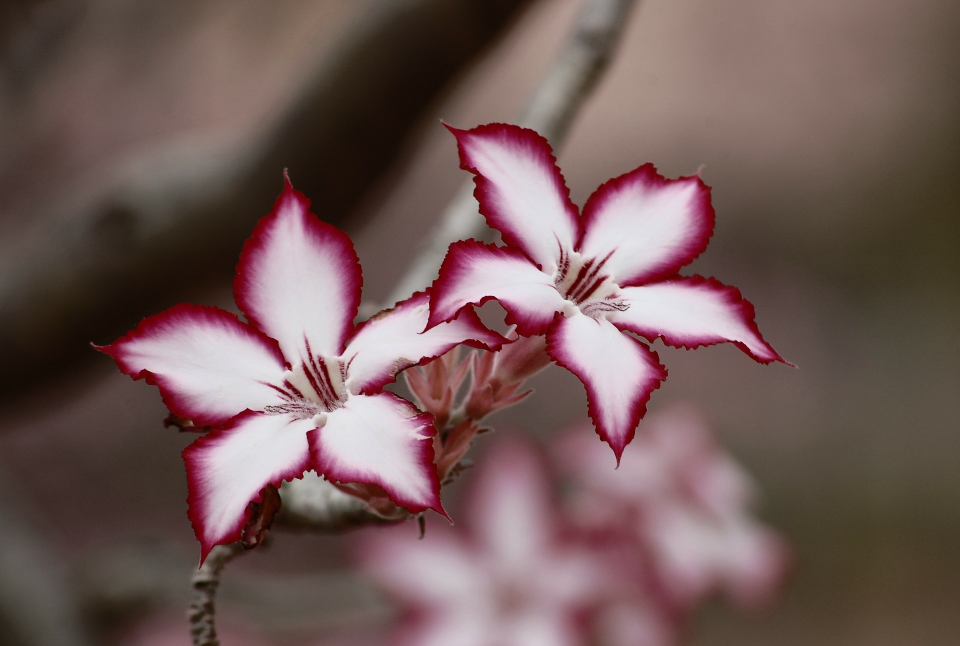
#> input picture Image Processing/Flower Images/flower.jpg, 1920 x 1292 px, given in place of butterfly.jpg, which was not available (shown at 1/2 size)
$ python 22-AddSub.py
#> lines starting #> are read from the running program, lines starting #| are printed output that depends on the picture; pictures that were not available may be replaced by others from this repository, and a replacement may not be noted
import cv2
import matplotlib.pyplot as plt

path1 = "C://Users//Dhruvik//Desktop//All Programs//Image Processing//Images//butterfly.jpg"
path2 = "C://Users//Dhruvik//Desktop//All Programs//Image Processing//Images//dandelion.jpg"

img1 = cv2.imread(path1)
#> img1 is the input picture: shape (1292, 1920, 3); mean B, G, R 88, 90.1, 114.1
img2 = cv2.imread(path2)
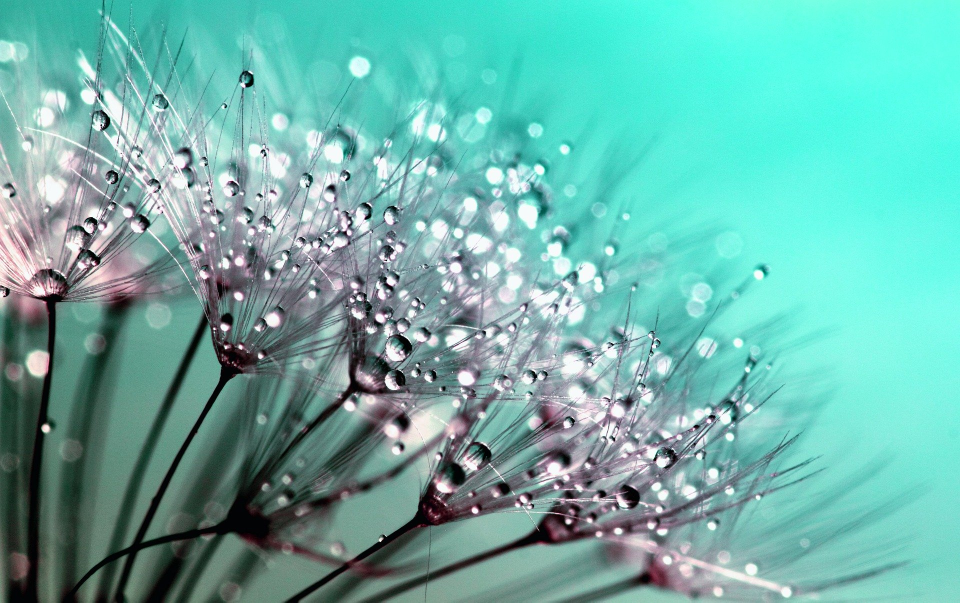
#> input picture Image Processing/Flower Images/dandelion.jpg, 1920 x 1205 px, found by its file name (shown at 1/2 size)
#> img2 is the input picture: shape (1205, 1920, 3); mean B, G, R 170.4, 178.7, 109.3

img1 = cv2.cvtColor(img1, cv2.COLOR_BGR2RGB)
img2 = cv2.cvtColor(img2, cv2.COLOR_BGR2RGB)
img2 = cv2.resize(img2 , (img1.shape[1],img1.shape[0]))
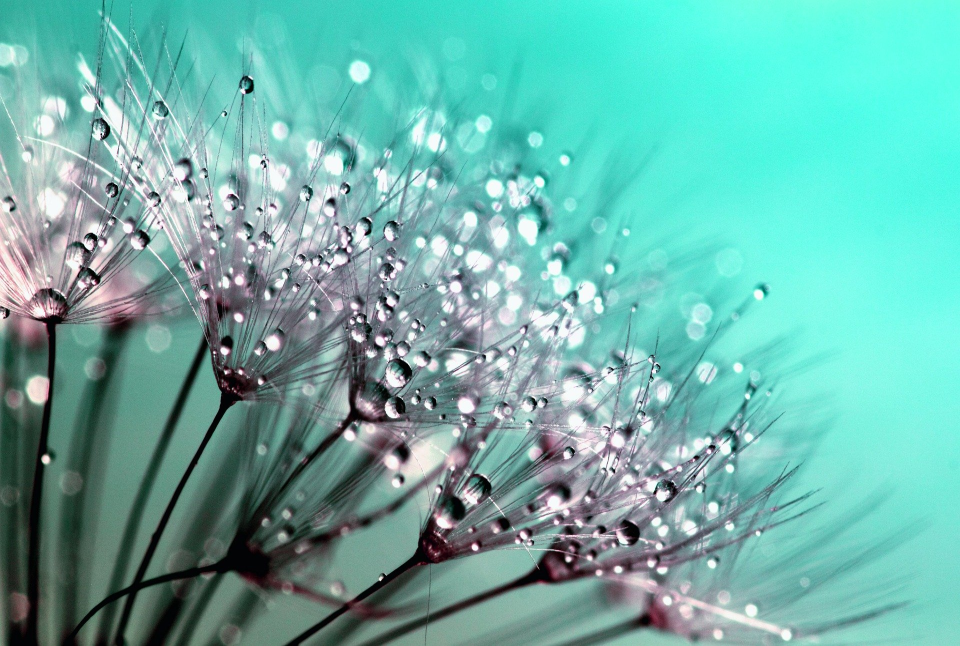
#> img2: shape (1292, 1920, 3) (shown at 1/2 size); mean R, G, B 109.2, 178.5, 170.3

add = img1 + img2
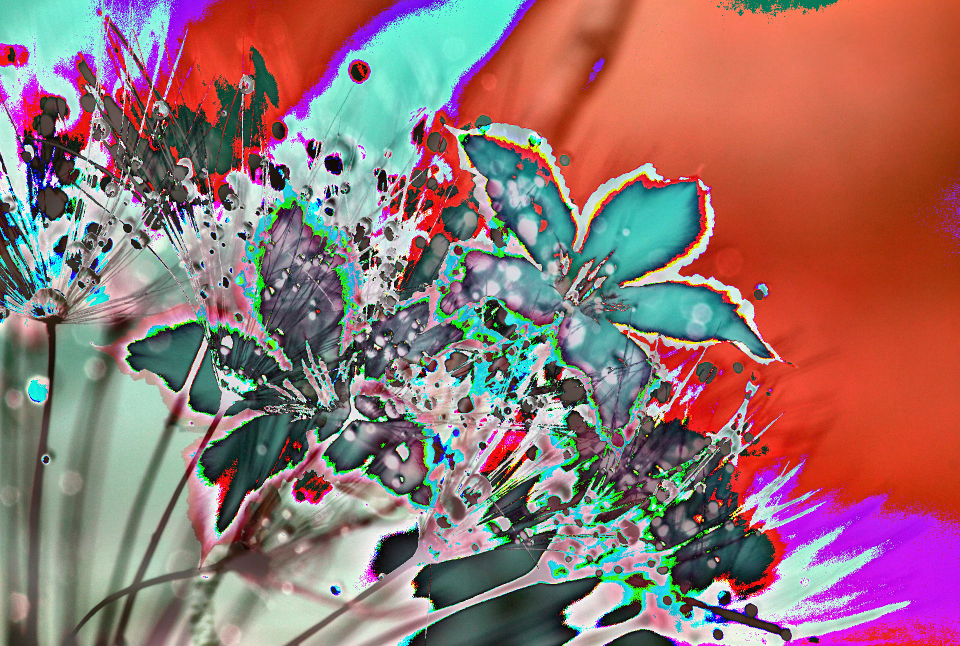
#> add: shape (1292, 1920, 3) (shown at 1/2 size); mean R, G, B 149.4, 114.8, 113.8
sub1 = img1 - img2
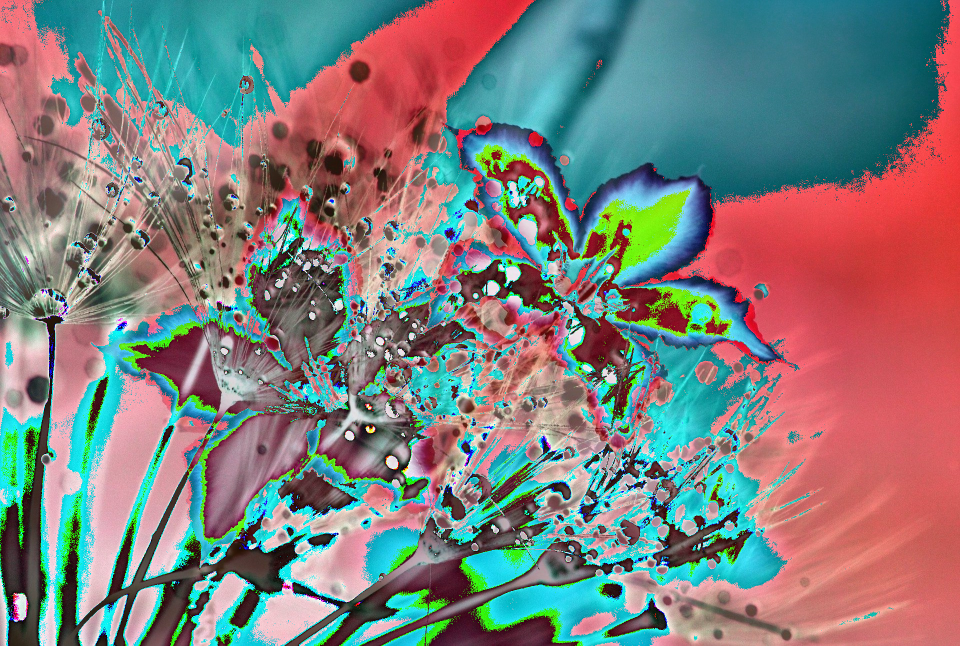
#> sub1: shape (1292, 1920, 3) (shown at 1/2 size); mean R, G, B 129.2, 126.5, 125.7
sub2 = img2 - img1
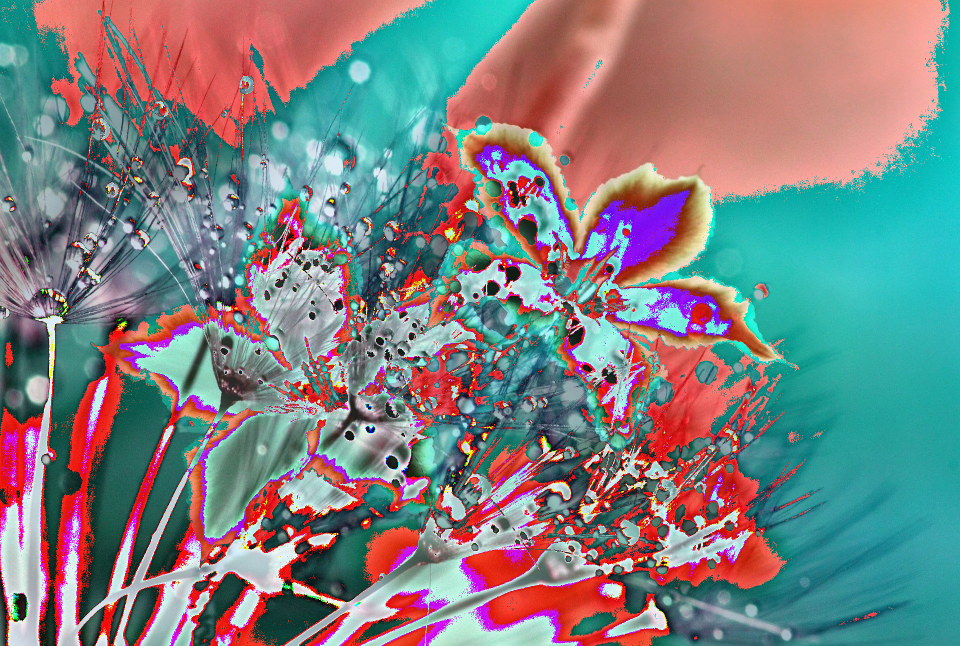
#> sub2: shape (1292, 1920, 3) (shown at 1/2 size); mean R, G, B 125.6, 128.8, 129.7

titles = ['Image 1', 'Image 2', 'Addition', 'Img1-Img2','Img2-Img1']
images = [img1 , img2 , add , sub1 , sub2]

for i in range(5):
    plt.subplot(1,5,i+1)
    plt.imshow(images[i])
    plt.title(titles[i])
    plt.xticks([])
    plt.yticks([])
plt.show()
cv2.waitKey(0)
cv2.destroyAllWindows()
